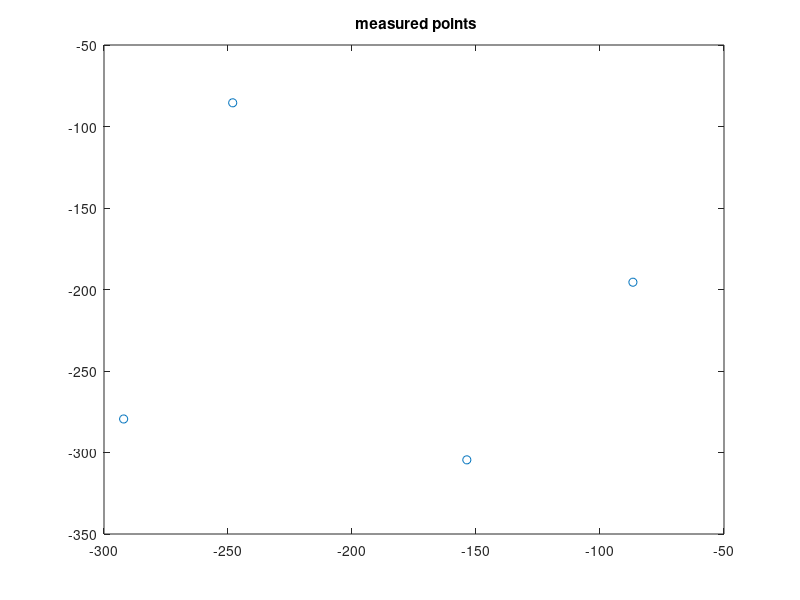

MATLAB code for this plot: (Note: this script raises an error after producing the figure.)
%% For X (platform+kistler+cable)
mx = 9.241410334340282e-004;
cx = 0.001651705312519;

%% For Y (platform+kistler+cable)
cy = 0.001046707328795;
my = 5.572114462326005e-004;
% 
% %% Al platform only
% mx = 7.950913801404835e-004;
% cx = 0.001331957704959;
% my=2.721567156741477e-004;
% cy=0.001005491797519;

%% Circle
x=[-86.730; -153.699; -292.080; -248.103];
y=[-195.527; -304.506; -279.435; -85.463];
plot(x,y,'o'), title(' measured points');
[xc,yc,Re,a] = circfit(x,y);
th = linspace(0,2*pi,20)';
xe = Re*cos(th)+xc; ye = Re*sin(th)+yc;
plot(x,y,'o',[xe;xe(1)],[ye;ye(1)],'-.'),
title(' measured and fitted circles')
legend('measured','fitted')
text(xc,yc,sprintf('center (%g , %g );  R=%g',xc,yc,Re))
xlabel x, ylabel y 
axis equal

%% Other parameters
omegad=0.8;
alphad=0.4;
Ts=0.001;
%% Generate trajectory
center=[xc;yc];
rad=Re+0.8;
kNorm=1*10^-1;
rNormal=109.08;
[circX, circY, circXd,circYd, circXdd, circYdd]=genCircle(center,rad,Ts,omegad,alphad);
% circX=fliplr(circX);
% circY=fliplr(circY);
% circXd=fliplr(circXd);
% circYd=fliplr(circYd);
% circXdd=fliplr(circXdd);
% circYdd=fliplr(circYdd);
factor=1;
circX=circX(1:floor(length(circX)/factor));
circY=circY(1:floor(length(circY)/factor));
circXd=circXd(1:floor(length(circX)/factor));
circYd=circYd(1:floor(length(circY)/factor));
circXdd=circXdd(1:floor(length(circX)/factor));
circYdd=circYdd(1:floor(length(circY)/factor));
theta=atan2(circY,circX);
figure(2);
plot(theta);

r0=rad;
Kp=[8 0; 0 7]*10^-2;
Kd=[5 0;0 5]*10^-4;
M=[mx 0; 0 my];
Minv=inv(M);
Ks=[7 0;0 0.7]*10^-2;
Wcut = 150; bLP  = exp(-Wcut*2*pi*Ts);
slbuild('positionControlSlidingCircle');
